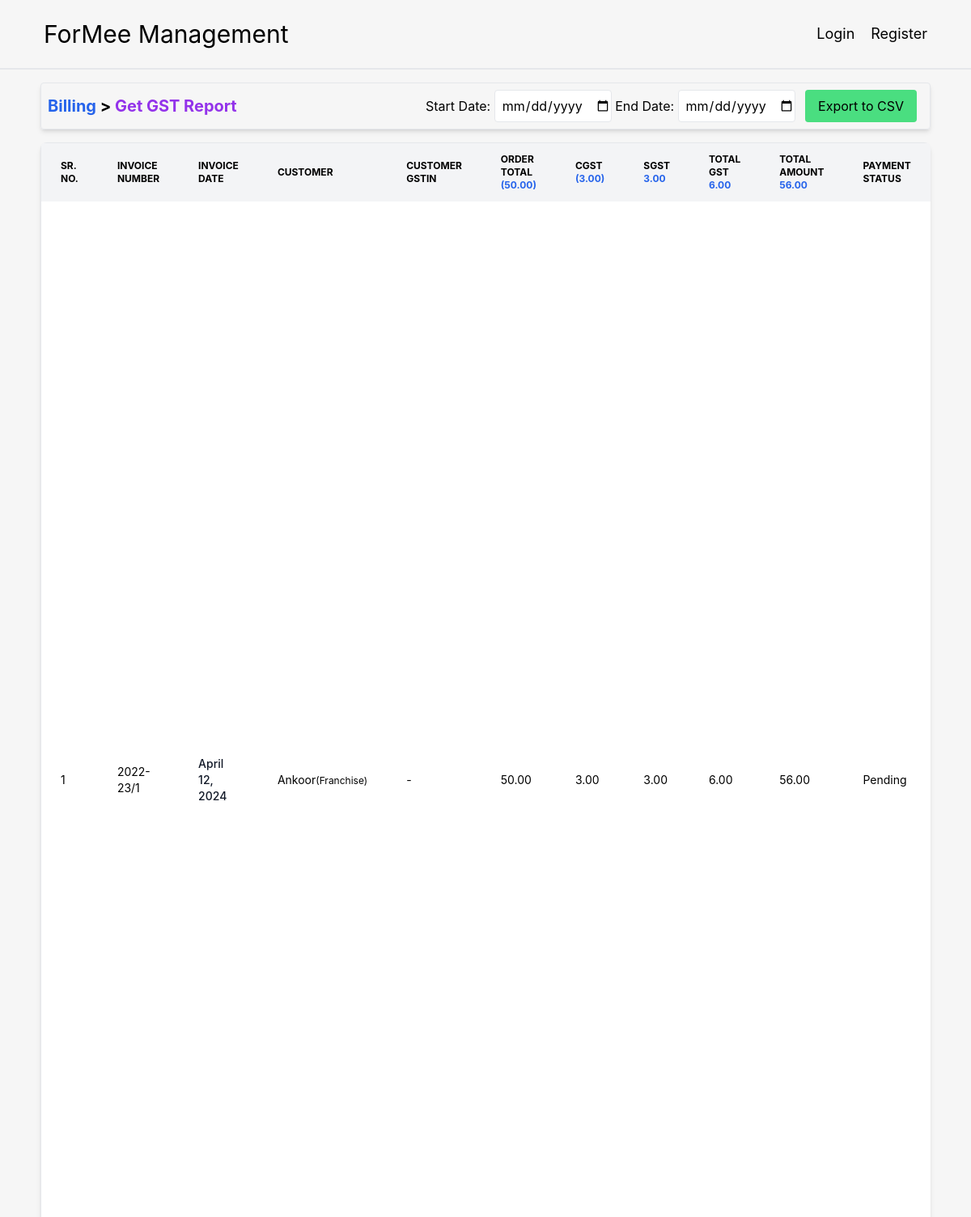
The page /billing/get-gst-report/ on the database its author committed.
### Billing/models.py (models this page shows, shortened)
class Order(models.Model):
    created_at = models.DateTimeField(auto_now_add=False, editable=True, null=True)
    customer = models.ForeignKey(Customer, on_delete=models.CASCADE)
    products = models.ManyToManyField(Product, through='OrderItem')
    order_total = models.FloatField(default=0)
    payment_status = models.CharField(max_length=30, default='Pending')
    payment_type = models.CharField(max_length=20, default='')
    discount = models.PositiveIntegerField(default=0, null=True, blank=True)
    delivery = models.FloatField(default=0, null=True, blank=True)
    def cgst(self):
        return self.order_total * 6 / 100
    def sgst(self):
        return self.order_total * 6 / 100
    def total_gst(self):
        return self.sgst() + self.cgst()
    def order_total_with_gst(self):
        return round(self.order_total + self.total_gst(), 0)

class Customer(models.Model):
    name = models.CharField(max_length=200)
    address = models.CharField(max_length=200)
    district = models.CharField(max_length=100, default='')
    email = models.EmailField()
    gstin = models.CharField(max_length=100)
    fssai = models.CharField(max_length=100)
    phone = models.PositiveBigIntegerField()
    birth_date = models.CharField(max_length=10, default="")
    order_type = models.CharField(max_length=30, choices=SALE_CHOICE, default='normal')
    franchise_id = models.CharField(default="", max_length=5)

### Billing/views.py (the view)
# urls.py: path('billing/get-gst-report/', views.get_gst_report, name='get-gst-report'),
def get_gst_report(request):
    if request.method == 'GET':
        start_date = request.GET.get('start_date')
        end_date = request.GET.get('end_date')
        if start_date and end_date:
            start_datetime = datetime.strptime(start_date, '%Y-%m-%d')
            end_datetime = datetime.strptime(end_date, '%Y-%m-%d')
            orders = Order.objects.filter(created_at__range=(start_datetime, end_datetime))
        else:
            orders = Order.objects.filter().order_by('-created_at')[:100]
    else:
        orders = Order.objects.filter().order_by('-created_at')[:100]
    total_real_order_total = sum(order.order_total for order in orders)
    total_cgst = sum(order.cgst() for order in orders)
    total_sgst = sum(order.sgst() for order in orders)
    total_total_gst = sum(order.total_gst() for order in orders)
    total_order_total_with_gst = sum(order.order_total_with_gst() for order in orders)
    return render(request, 'get-gst-report.html', {
        'orders': orders,
        'total_real_order_total': total_real_order_total,
        'total_cgst': total_cgst,
        'total_sgst': total_sgst,
        'total_total_gst': total_total_gst,
        'total_order_total_with_gst': total_order_total_with_gst
    })

### Billing/templates/get-gst-report.html (shortened to what this page needs)
{% extends 'base.html' %}
{% block body %}
<div class="m-auto w-11/12 mt-4 px-2 border rounded flex flex-row justify-between items-center shadow-md">
    <div class="text-xl font-bold">
        <a href="/billing/" class="text-blue-600 hover:underline">Billing</a> >
        <a href="/billing/get-gst-report/" class="text-purple-600 hover:underline">Get GST Report</a>
    </div>
    <form method="GET" action="{% url 'export_report_to_csv' %}">
        <label for="start_date">Start Date:</label>
        <input type="date" id="start_date" name="start_date" class="h-10 border indent-1 rounded">
        <label for="end_date">End Date:</label>
        <input type="date" id="end_date" name="end_date" class="h-10 border indent-1 rounded">
        <button type="submit" class="px-4 py-2 bg-green-400 rounded m-2">Export to CSV</button>
    </form>
</div>
<div class="overflow-x-auto shadow-md sm:rounded-lg w-11/12 m-auto mt-4 flex flex-col h-screen">
    <table class="relative w-full text-sm text-left border flex-grow overflow-auto">
        <thead class="text-xs uppercase">
        <tr>
            <th scope="col" class="sticky top-0 px-6 py-3 bg-gray-100">
                SR. No.
            </th>
            <th scope="col" class="sticky top-0 px-6 py-3 bg-gray-100">
                Invoice Number
            </th>
            <th scope="col" class="sticky top-0 px-6 py-3 bg-gray-100">
                Invoice Date
            </th>
            <th scope="col" class="sticky top-0 px-6 py-3 bg-gray-100">
                Customer
            </th>
            <th scope="col" class="sticky top-0 px-6 py-3 bg-gray-100">
                Customer GSTIN
            </th>
            <th scope="col" class="sticky top-0 px-6 py-3 bg-gray-100">
                Order Total<br>
                <span class="text-blue-600">({{ total_real_order_total|floatformat:2 }})</span>
            </th>
            <th scope="col" class="sticky top-0 px-6 py-3 bg-gray-100">
                CGST<br>
                <span class="text-blue-600">({{ total_cgst|floatformat:2 }})</span>
            </th>
            <th scope="col" class="sticky top-0 px-6 py-3 bg-gray-100">
                SGST<br>
                <span class="text-blue-600">{{ total_sgst|floatformat:2 }}</span>
            </th>
            <th scope="col" class="sticky top-0 px-6 py-3 bg-gray-100">
                Total GST<br>
                <span class="text-blue-600">{{ total_total_gst|floatformat:2 }}</span>
            </th>
            <th scope="col" class="sticky top-0 px-6 py-3 bg-gray-100">
                Total Amount<br>
                <span class="text-blue-600">{{ total_order_total_with_gst|floatformat:2 }}</span>
            </th>
            <th scope="col" class="sticky top-0 px-6 py-3 bg-gray-100">
                Payment Status<br>
            </th>
        </tr>
        </thead>
        <tbody>
        {% for order in orders %}
        <tr class="bg-white border-b">
            <td class="px-6 py-4">
                {{ forloop.counter }}
            </td>
            <td class="px-6 py-4">
                2022-23/{{ order.id }}
            </td>
            <th scope="row" class="px-6 py-4 font-medium text-gray-900">
                {{ order.created_at|date:"F d, Y" }}
            </th>
            <td class="px-6 py-4">
                {{ order.customer.name }}<span class="text-xs">({{ order.customer.get_order_type_display }})</span>
            </td>
            <td class="px-6 py-4">
                {% if order.customer.gstin %}
                {{ order.customer.gstin }}
                {% else %}
                -
                {% endif %}
            </td>
            <td class="px-6 py-4">
                {{ order.order_total|floatformat:2 }}
            </td>
            <td class="px-6 py-4">
                {% if order.customer.order_type != 'normal' %}
                {{ order.cgst|floatformat:2 }}
                {% else %}
                -
                {% endif %}
            </td>
            <td class="px-6 py-4">
                {% if order.customer.order_type != 'normal' %}
                {{ order.sgst|floatformat:2 }}
                {% else %}
                -
                {% endif %}
            </td>
            <td class="px-6 py-4">
                {% if order.customer.order_type != 'normal' %}
                {{ order.total_gst|floatformat:2 }}
                {% else %}
                -
                {% endif %}
            </td>
            <td class="px-6 py-4">
                {% if order.customer.order_type != 'normal' %}
                {{ order.order_total_with_gst|floatformat:2 }}
                {% else %}
                {{ order.normal_order_total|floatformat:2 }}
                {% endif %}
            </td>
            <td class="px-6 py-4">
                {{ order.payment_status }}
            </td>
        </tr>
        {% endfor %}
        </tbody>
    </table>
</div>
{% endblock %}

### rows shown on the page
Order: id "1", created_at "April 12, 2024", customer.name "Ankoor", customer.order_type "Franchise", order_total "50.00", cgst "3.00", sgst "3.00", total_gst "6.00", order_total_with_gst "56.00", payment_status "Pending"

### other values the page prints
{{ total_real_order_total|floatformat:2 }} "50.00"
{{ total_cgst|floatformat:2 }} "3.00"
{{ total_sgst|floatformat:2 }} "3.00"
{{ total_total_gst|floatformat:2 }} "6.00"
{{ total_order_total_with_gst|floatformat:2 }} "56.00"
